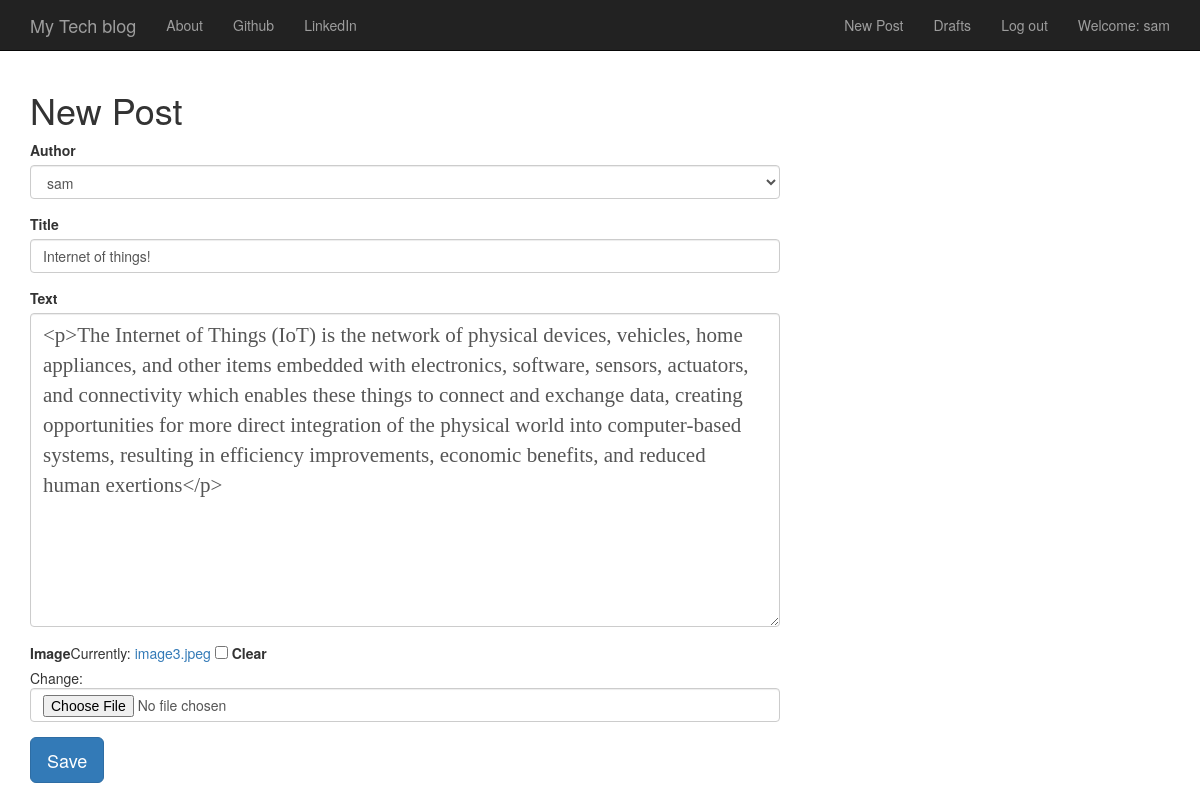
The page /post/12/edit/ (signed in) on the database its author committed.
### blog/models.py (models this page shows, shortened)
class Post(models.Model):
    author = models.ForeignKey('auth.user', on_delete=models.CASCADE)
    title = models.CharField(max_length = 256)
    text = models.TextField()
    image = models.ImageField(null=True,blank=True)
    create_date = models.DateTimeField(default = timezone.now())
    published_date = models.DateTimeField(blank = True, null= True)

### blog/views.py (the view)
# urls.py: path('post/<int:pk>/edit/', views.UpdatePostView.as_view(), name= 'post_edit'),
class UpdatePostView(LoginRequiredMixin,UpdateView):
    login_url = '/login/'
    redirect_field_name = 'blog/post_detail.html'
    form_class = PostForm
    model = models.Post

### blog/forms.py
class PostForm(forms.ModelForm):
    class Meta():
        model = Post
        fields = ('author', 'title', 'text','image')
        widgets = {
            'title':forms.TextInput(attrs={'class':'textinputclass'}),
            'text':forms.Textarea(attrs={'class':'editable medium-editor-textarea postcontent'})
        }

### blog/templates/blog/post_form.html (shortened to what this page needs)
{% extends 'blog/base.html'%}
{% load bootstrap3%}
{% block content%}
  <h1>New Post</h1>
  <form class="post-form"  method="POST" enctype="multipart/form-data">
    {% bootstrap_form form %}
    <button class="save btn btn-lg btn-primary" type="Submit">Save</button>
  </form>
{% endblock%}

### blog/templates/blog/base.html (shortened to what this page needs)
<!DOCTYPE html>
{% load staticfiles %}
<html>
    <head>
        <link rel="stylesheet" href="https://maxcdn.bootstrapcdn.com/bootstrap/3.3.7/css/bootstrap.min.css">
        <link rel="stylesheet" href="//cdn.jsdelivr.net/medium-editor/latest/css/medium-editor.min.css" type="text/css" media="screen" charset="utf-8">
        <link rel="stylesheet" href="{% static 'css/blog.css' %}">
        <link rel="stylesheet" href="{% static 'css/blog-home.css' %}">
<body>
   <nav class="navbar navbar-inverse navbar-fixed-top">
    <div class="container">
      <ul class="nav navbar-nav">
        <li><a class='navbar-brand' href="{% url 'post_list' %}">My Tech blog</a></li>
        <li><a  href="{% url 'about'%}">About</a></li>
        <li><a  href="https://www.github.com">Github</a></li>
        <li><a  href="https://www.linkedin.com">LinkedIn</a></li>
      </ul>
      <ul class="nav navbar-nav navbar-right">
        {% if user.is_authenticated %}
        <li>
          <a href="{% url 'post_new' %}" >New Post</a>
        </li>
        <li>
          <a href="{% url 'post_draft_list' %}">Drafts</a>
        </li>
        <li>
          <a href="{% url 'logout' %}" >Log out</a>
        </li>
        <li>
          <a >Welcome: {{ user.username }}</a>
        </li>
          {% else %}
          <li><a class='nav navbar-right' href="{% url 'login' %}" ><span class="glyphicon glyphicon-user"></span></a></li>
        {% endif %}
      </ul>
  </div>
</nav>
        <div class="content container">
            <div class="row">
                <div class="col-md-8">
                  <div class="blog_posts">
                    {% block content %}
                    {% endblock %}
                  </div>
                </div>
            </div>
        </div>
</body>
</html>

### blog/static/css/blog.css (style rules this page uses)
.postcontent { font-family: 'Montserrat'; font-size: 1.5em; }
body { padding-top: 54px; }
@media (min-width: 992px) { body { padding-top: 56px; } }

### blog/static/css/blog-home.css (style rules this page uses)
body { padding-top: 70px; }

### rows shown on the page
Post: author "sam", title "Internet of things!", text "<p>The Internet of Things (IoT) is the network of physical devices, vehicles, home appliances, and other items embedded with electronics, software, sensors, actuators, and connectivity which enables these things to connect and exchange data, creating opportunities for more direct integration of the physical world into computer-based systems, resulting in efficiency improvements, economic benefits, and reduced human exertions</p>"

### other values the page prints
{{ user.username }} "sam"
